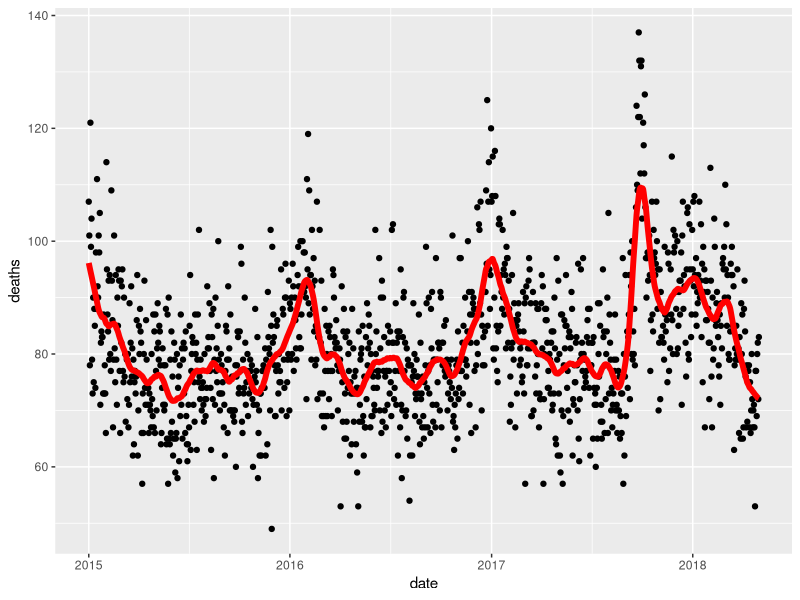
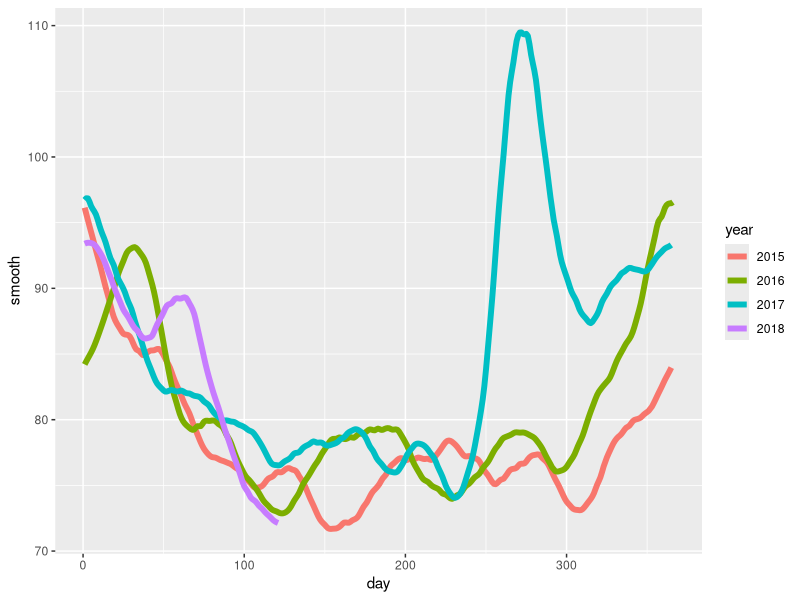
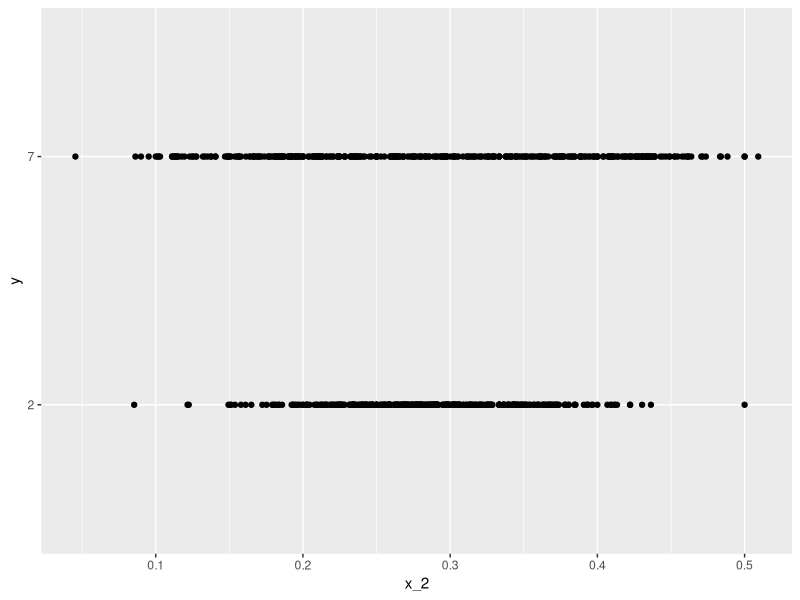
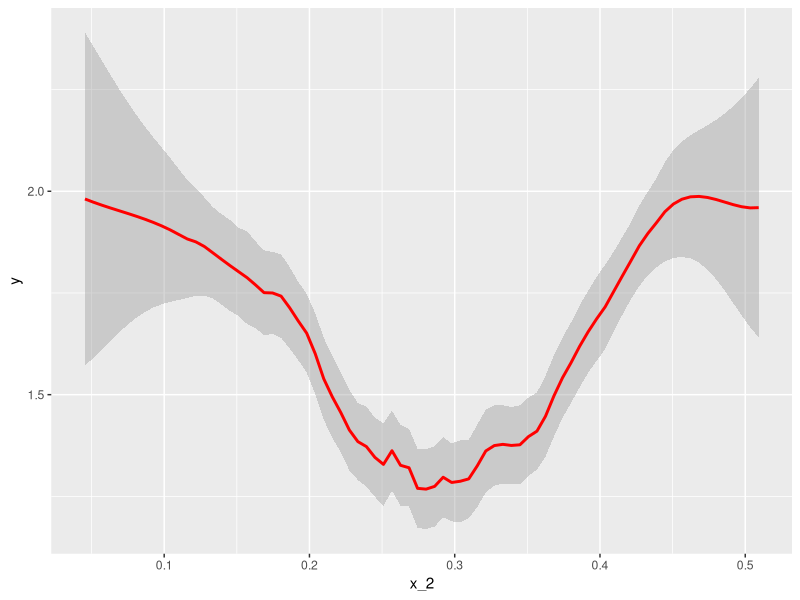
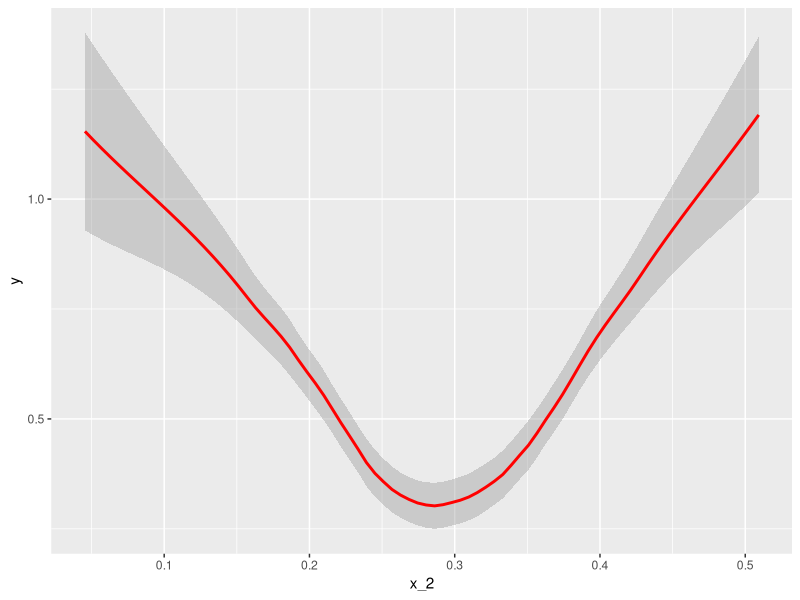

Recreate these plots in R, in order.
library(tidyverse)
library(lubridate)
library(purrr)
library(pdftools)

fn <- system.file("extdata", "RD-Mortality-Report_2015-18-180531.pdf", package="dslabs")
dat <- map_df(str_split(pdf_text(fn), "\n"), function(s){
  s <- str_trim(s)
  header_index <- str_which(s, "2015")[1]
  tmp <- str_split(s[header_index], "\\s+", simplify = TRUE)
  month <- tmp[1]
  header <- tmp[-1]
  tail_index  <- str_which(s, "Total")
  n <- str_count(s, "\\d+")
  out <- c(1:header_index, which(n==1), which(n>=28), tail_index:length(s))
  s[-out] %>%
    str_remove_all("[^\\d\\s]") %>%
    str_trim() %>%
    str_split_fixed("\\s+", n = 6) %>%
    .[,1:5] %>%
    as_data_frame() %>% 
    setNames(c("day", header)) %>%
    mutate(month = month,
           day = as.numeric(day)) %>%
    gather(year, deaths, -c(day, month)) %>%
    mutate(deaths = as.numeric(deaths))
}) %>%
  mutate(month = recode(month, "JAN" = 1, "FEB" = 2, "MAR" = 3, "APR" = 4, "MAY" = 5, "JUN" = 6, 
                        "JUL" = 7, "AGO" = 8, "SEP" = 9, "OCT" = 10, "NOV" = 11, "DEC" = 12)) %>%
  mutate(date = make_date(year, month, day)) %>%
  dplyr::filter(date <= "2018-05-01")


span <- 60 / as.numeric(diff(range(dat$date)))

fit <- dat %>% mutate(x = as.numeric(date)) %>% loess(deaths ~ x, degree = 1, span = 0.03703, data = .)

dat %>% mutate(smooth = predict(fit, as.numeric(date))) %>%
  ggplot() +
  geom_point(aes(date, deaths)) +
  geom_line(aes(date, smooth), lwd = 2, col = "red")


dat %>% 
  mutate(smooth = predict(fit, as.numeric(date)), day = yday(date), year = as.character(year(date))) %>%
  ggplot(aes(day, smooth, col = year)) +
  geom_line(lwd = 2)

library(tidyverse)
library(dslabs)
data("mnist_27")
library(broom)
mnist_27$train %>% glm(y ~ x_2, family = "binomial", data = .) %>% tidy()

qplot(x_2, y, data = mnist_27$train)

mnist_27$train %>% mutate(y = as.numeric(y)) %>% ggplot(aes(x_2, y)) + geom_smooth(color="red", span = 0.15, method = "loess", method.args = list(degree=1))


mnist_27$train %>% 
  mutate(y = ifelse(y=="7", 1, 0)) %>%
  ggplot(aes(x_2, y)) + 
  geom_smooth(color="red", span = 0.5, method = "loess", method.args = list(degree=1))
